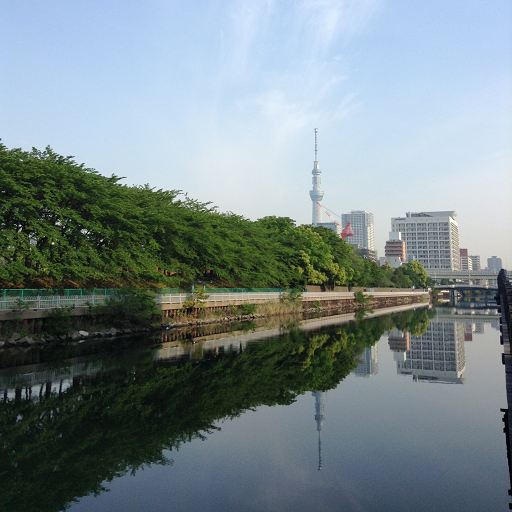
%> input picture skytree.png, 512 x 512 px
$ octave kadai2.m   (GNU Octave 9; MATLAB toolbox functions it lacks are replaced by stand-ins)
%> lines starting %> are read from the running program, lines starting %| are printed output that depends on the picture; in (x1, y1, x2, y2) boxes, pixels count from 0 and x2, y2 are one past the last pixel; in counts of white or black regions, pixels touching at a corner belong together; the program's own positions count from 1
% 課題２　階調数と疑似輪郭
% ２階調，４階調，８階調の画像を生成せよ．
% 下記はサンプルプログラムである．
% 課題作成にあたっては「Lenna」以外の画像を用いよ．

clear; % 変数のオールクリア
close all;
ORG=imread('skytree.png'); % 原画像の入力
%> ORG is the input picture: size 512x512x3 uint8; mean R, G, B 121.5, 135.9, 138.8
ORG = rgb2gray(ORG);%RGBからグレイスケールに変換
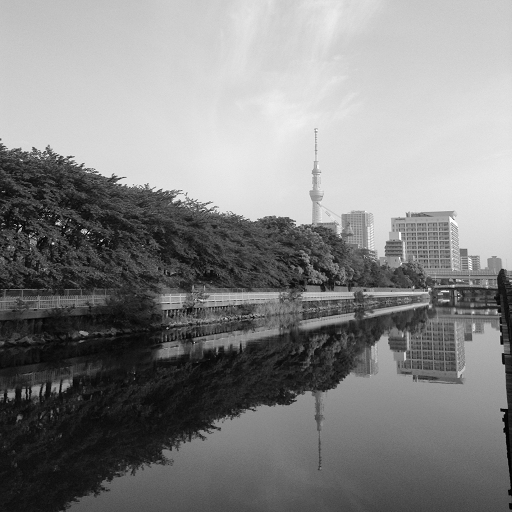
%> ORG: size 512x512 uint8; min 0, max 255, mean 131.9
imagesc(ORG);colormap(gray);colorbar;axis image; % 画像の表示
pause; % 一時停止

% ２階調画像の生成
IMG = ORG>128;
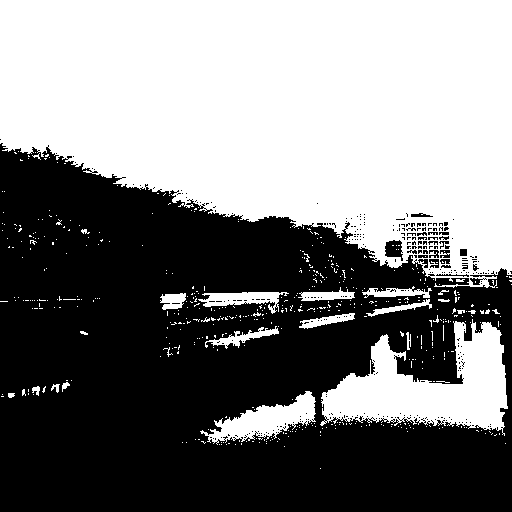
%> IMG: size 512x512 logical; 49.1% white; 507 white regions (482 under 20 px), largest, box (x1, y1, x2, y2) and area: (0, 0, 512, 288) 109975, (320, 319, 508, 436) 11086, (200, 391, 316, 445) 2577
imagesc(IMG); colormap(gray); colorbar;  axis image;
pause;

% ４階調画像の生成
IMG0 = ORG>64;
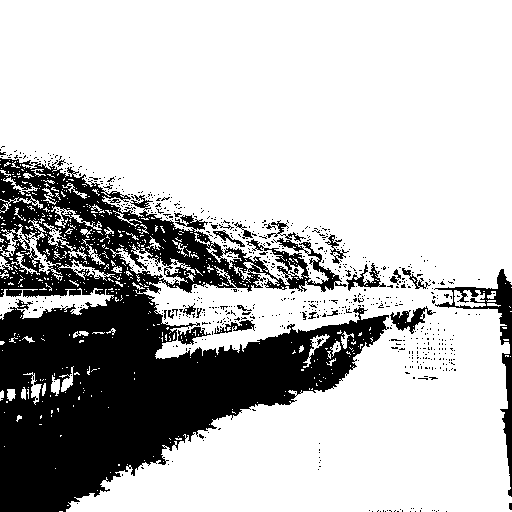
%> IMG0: size 512x512 logical; 74% white; 723 black regions (695 under 20 px), largest, box (x1, y1, x2, y2) and area: (0, 158, 389, 512) 61811, (434, 269, 512, 497) 2228, (390, 306, 436, 334) 483
IMG1 = ORG>128;
IMG2 = ORG>192;
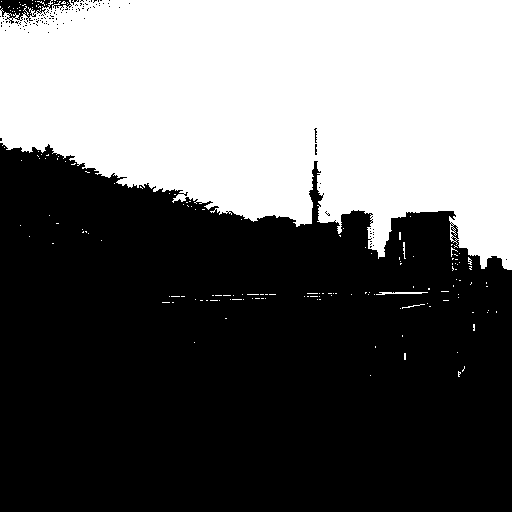
%> IMG2: size 512x512 logical; 39.7% white; 166 white regions (162 under 20 px), largest, box (x1, y1, x2, y2) and area: (0, 0, 512, 270) 103359, (376, 292, 428, 295) 96, (403, 242, 406, 259) 27, (402, 304, 425, 309) 27
IMG = IMG0 + IMG1 + IMG2;
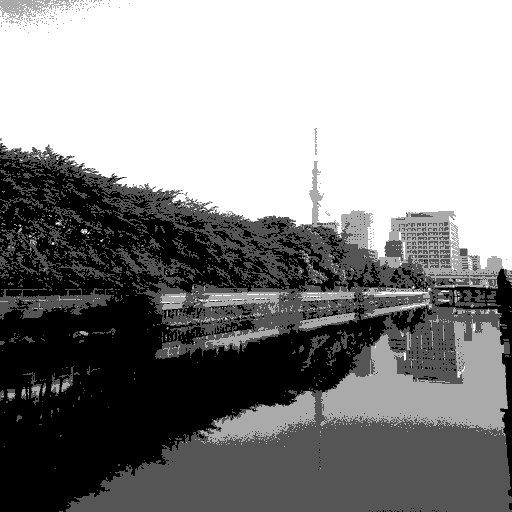
%> IMG: size 512x512 double; min 0, max 3, mean 1.63; drawn with min black and max white
imagesc(IMG); colormap(gray); colorbar;  axis image;
pause;

%　８階調画像の生成
IMG=zeros(length(ORG(:,1)),length(ORG(1,:)),7);%配列の用意
for i=1:7
    IMG(:,:,i)=ORG>32*i;
end
IMG=sum(IMG,3);%各階調の加算
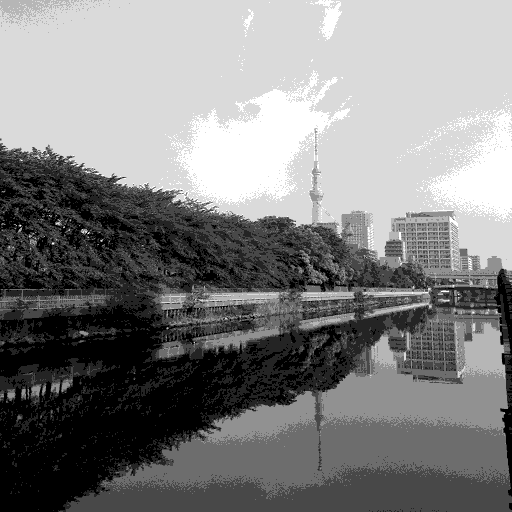
%> IMG: size 512x512 double; min 0, max 7, mean 3.57; drawn with min black and max white
imagesc(IMG);colormap(gray);colorbar;axis image; % 画像の表示
